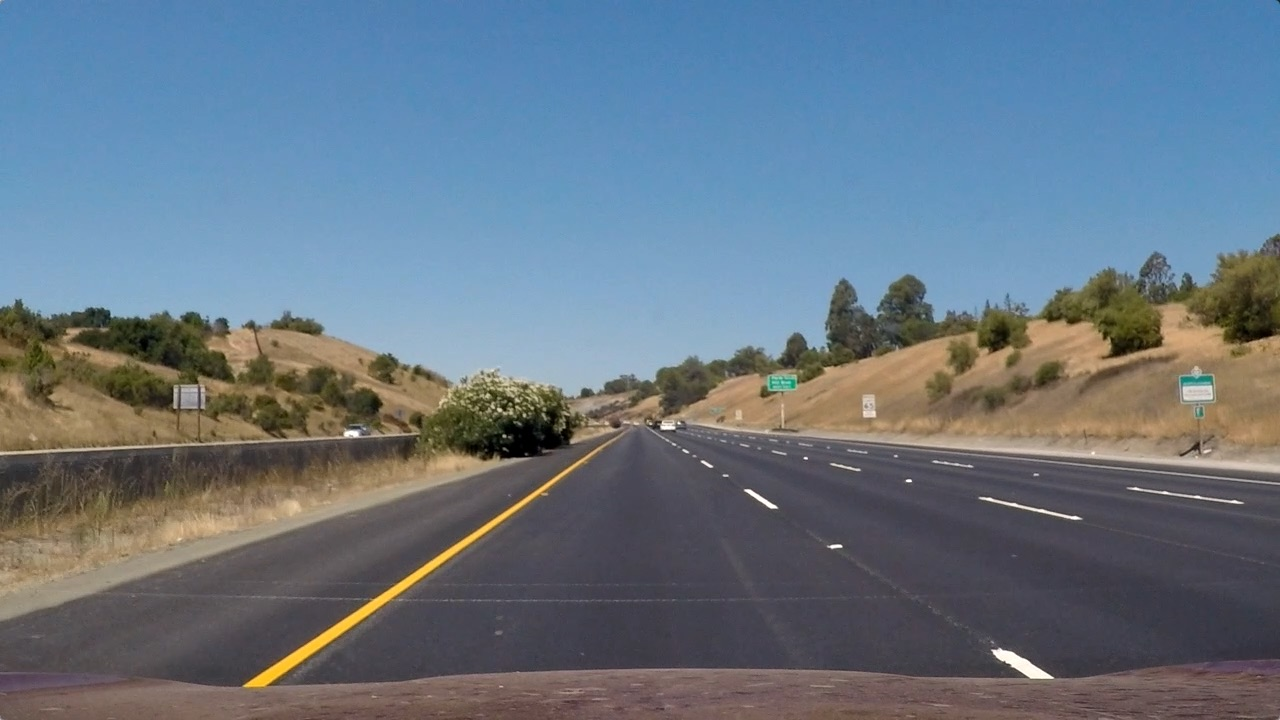
#> input picture P2_Advanced_Lane_Finder/Lane Images/straight_lines1.jpg, 1280 x 720 px; its folder holds 4 pictures in this run
$ jupyter execute Binarization.ipynb
#> lines starting #> are read from the running program, lines starting #| are printed output that depends on the picture; after the words box and inside, x2 and y2 are one past the last pixel; in counts of white or black regions, pixels touching at a corner belong together
### P2_Advanced_Lane_Finder/notebooks/Utilities/Undistort.py
import warnings
warnings.filterwarnings('ignore')
import numpy as np
import cv2, glob, os, pickle
import matplotlib.pyplot as plt
import matplotlib.image as mpimg

class Undistort:

    def __init__(self, image, model_path = '../models/', filename = 'camera_callibration.p'):
        self.image = image
        self.model_path = model_path
        self.filename = filename

    def is_model_available(model_path):
        if 'camera_callibration.p' in os.listdir(model_path):
            return True
        return False

    def load_model(model_path, filename):
        file = open(model_path + filename, 'rb')
        _object = pickle.load(file)
        file.close()
        return _object['mtx'], _object['dist']

    def undistort(image, mtx, dist):
        return cv2.undistort(image, mtx, dist, None, mtx)

    # [24 lines left out: function generate_callibration_model, not called in this run]

    def process(self):
        Undistort.is_model_available = staticmethod(Undistort.is_model_available)
        Undistort.load_model = staticmethod(Undistort.load_model)
        Undistort.undistort = staticmethod(Undistort.undistort)

        if not Undistort.is_model_available(self.model_path):
            Undistort.generate_callibration_model = staticmethod(Undistort.generate_callibration_model)
            mtx, dist = Undistort.generate_callibration_model(self.image.shape, self.model_path)
        else:
            mtx, dist = Undistort.load_model(self.model_path, self.filename)

        undistorted = Undistort.undistort(self.image, mtx, dist)
        return undistorted

### P2_Advanced_Lane_Finder/notebooks/Utilities/Perspective_Transform.py
import warnings
warnings.filterwarnings('ignore')
import numpy as np
import cv2, glob, os, pickle
import matplotlib.pyplot as plt
import matplotlib.image as mpimg
from Utilities.Undistort import *

class Perspective_Transform:

    def __init__(self, image):
        self.image = image

    def get_roi(image, vertices):
        vertices = np.array(vertices, ndmin = 3, dtype = np.int32)
        mask = np.zeros_like(image)
        mask = cv2.fillPoly(mask, vertices, (255, 255, 255))
        return cv2.bitwise_and(image, mask)

    def warp_image(image, warp_shape, source, destination):
        M = cv2.getPerspectiveTransform(source, destination)
        inverse_M = cv2.getPerspectiveTransform(destination, source)
        warped = cv2.warpPerspective(image, M, warp_shape, flags = cv2.INTER_LINEAR)
        return warped, M, inverse_M

    def perspective_transform(image):
        y, x, _ = image.shape
        source = np.float32([
            (696, 455),
            (587, 455),
            (235, 700),
            (1075, 700)
        ])
        destination = np.float32([
            (x - 350, 0),
            (350, 0),
            (350, y),
            (x - 350, y)
        ])
        image_labelled = image.copy()
        cv2.polylines(image_labelled, [np.int32(source)], True, (255, 0, 0), 3)
        warped, M, invM = Perspective_Transform.warp_image(image, (x, y), source, destination)
        warped_labelled = warped.copy()
        cv2.polylines(warped_labelled, [np.int32(destination)], True, (255, 0, 0), 3)
        vertices = np.array([
            [200, y],
            [200, 0],
            [1100, 0],
            [1100, y]
        ])
        roi = Perspective_Transform.get_roi(warped, vertices)
        return warped, warped_labelled, roi, image_labelled, M, invM

    def process(self):
        Perspective_Transform.get_roi = staticmethod(Perspective_Transform.get_roi)
        Perspective_Transform.warp_image = staticmethod(Perspective_Transform.warp_image)
        Perspective_Transform.perspective_transform = staticmethod(Perspective_Transform.perspective_transform)

        warped, warped_labelled, roi, image_labelled, M, invM = Perspective_Transform.perspective_transform(self.image)

        return warped, warped_labelled, roi, image_labelled, M, invM

### P2_Advanced_Lane_Finder/notebooks/Binarization.ipynb
[cell 1]
import warnings
warnings.filterwarnings('ignore')

[cell 2]
import numpy as np
import cv2, glob, os, pickle
import matplotlib.pyplot as plt
import matplotlib.image as mpimg
from Utilities.Undistort import *
from Utilities.Perspective_Transform import *

[cell 3]
images = glob.glob('../Lane Images/*.jpg')

[cell 4]
def undistort(image):
    undistorter = Undistort(image)
    return undistorter.process()

[cell 5]
def perspective_transform(image):
    perspective_transformer = Perspective_Transform(image)
    warped, warped_labelled, roi, image_labelled, M, invM = perspective_transformer.process()
    return warped, warped_labelled, roi, image_labelled, M, invM

[cell 6]
def threshold(image, low, high):
    if len(image.shape) == 2:
        binary = np.zeros_like(image)
        mask = (image >= low) & (image <= high)
    elif len(image.shape) == 3:
        binary = np.zeros_like(image[:, :, 0])
        mask = (image[:, :, 0] >= low[0]) & (image[:, :, 0] <= high[0]) &\
        (image[:, :, 1] >= low[1]) & (image[:, :, 1] <= high[1]) &\
        (image[:, :, 2] >= low[2]) & (image[:, :, 2] <= high[2])
    binary[mask] = 1
    return binary

[cell 7]
def binarize_lab(image):
    lab = cv2.cvtColor(image, cv2.COLOR_RGB2LAB)
    L = lab[:, :, 0]
    B = lab[:, :, 2]
    L_max, L_mean = np.max(L), np.mean(L)
    B_max, B_mean = np.max(B), np.mean(B)

    L_adapt_yellow = max(80, int(L_max * 0.45))
    B_adapt_yellow =  max(int(B_max * 0.70), int(B_mean * 1.2))
    lab_low_yellow = np.array((L_adapt_yellow, 120, B_adapt_yellow))
    lab_high_yellow = np.array((255, 145, 255))

    lab_yellow = threshold(lab, lab_low_yellow, lab_high_yellow)
    lab_binary = lab_yellow

    return lab_binary

[cell 8]
def binarize_hsv(image):
    hsv = cv2.cvtColor(image, cv2.COLOR_RGB2HSV)
    H = hsv[:,:,0]
    H_max, H_mean = np.max(H), np.mean(H)
    S = hsv[:,:,1]
    S_max, S_mean = np.max(S), np.mean(S)
    V = hsv[:,:,2]
    V_max, V_mean = np.max(V), np.mean(V)

    # YELLOW
    S_adapt_yellow =  max(int(S_max * 0.25), int(S_mean * 1.75))
    V_adapt_yellow =  max(50, int(V_mean * 1.25))
    hsv_low_yellow = np.array((15, S_adapt_yellow, V_adapt_yellow))
    hsv_high_yellow = np.array((30, 255, 255))
    hsv_yellow = threshold(hsv, hsv_low_yellow, hsv_high_yellow)

    # WHITE
    V_adapt_white = max(150, int(V_max * 0.8),int(V_mean * 1.25))
    hsv_low_white = np.array((0, 0, V_adapt_white))
    hsv_high_white = np.array((255, 40, 220))
    hsv_white = threshold(hsv, hsv_low_white, hsv_high_white)

    hsv_binary = hsv_yellow | hsv_white

    return hsv_binary

[cell 9]
def binarize_hls(image):
    hls = cv2.cvtColor(image, cv2.COLOR_RGB2HLS)
    L = hls[:, :, 1]
    L_max, L_mean = np.max(L), np.mean(L)
    S = hls[:, :, 2]
    S_max, S_mean = np.max(S), np.mean(S)

    # YELLOW
    L_adapt_yellow = max(80, int(L_mean * 1.25))
    S_adapt_yellow = max(int(S_max * 0.25), int(S_mean * 1.75))
    hls_low_yellow = np.array((15, L_adapt_yellow, S_adapt_yellow))
    hls_high_yellow = np.array((30, 255, 255))
    hls_yellow = threshold(hls, hls_low_yellow, hls_high_yellow)

    # WHITE
    L_adapt_white =  max(160, int(L_max * 0.8),int(L_mean * 1.25))
    hls_low_white = np.array((0, L_adapt_white,  0))
    hls_high_white = np.array((255, 255, 255))
    hls_white = threshold(hls, hls_low_white, hls_high_white)

    hls_binary = hls_yellow | hls_white
    return hls_binary

[cell 10]
def binarize_red(image):
    red = image[:, :, 0]
    red_max, red_mean = np.max(red), np.mean(red)
    red_low_white = min(max(150, int(red_max * 0.55), int(red_mean * 1.95)),230)
    red_binary = threshold(red, red_low_white, 255)
    return red_binary

[cell 11]
def binarize_adaptive(image):
    hls = cv2.cvtColor(image, cv2.COLOR_RGB2HLS)
    hsv = cv2.cvtColor(image, cv2.COLOR_RGB2HSV)
    lab = cv2.cvtColor(image, cv2.COLOR_RGB2LAB)
    #Yellow
    adapt_yellow_S = cv2.adaptiveThreshold(hls[:, :, 2], 1, cv2.ADAPTIVE_THRESH_GAUSSIAN_C, cv2.THRESH_BINARY, 161, -5)
    adapt_yellow_B = cv2.adaptiveThreshold(lab[:, :, 2], 1, cv2.ADAPTIVE_THRESH_GAUSSIAN_C, cv2.THRESH_BINARY, 161, -5)
    adapt_yellow = adapt_yellow_S & adapt_yellow_B

    # White
    adapt_white_R = cv2.adaptiveThreshold(image[:, :, 0], 1, cv2.ADAPTIVE_THRESH_GAUSSIAN_C, cv2.THRESH_BINARY, 161, -27)
    adapt_white_L = cv2.adaptiveThreshold(hsv[:, :, 2], 1, cv2.ADAPTIVE_THRESH_GAUSSIAN_C, cv2.THRESH_BINARY, 161, -27)
    adapt_white = adapt_white_R & adapt_white_L

    adapt_binary =  adapt_yellow | adapt_white
    return adapt_binary

[cell 12]
def binarize_ensemble(image):
    lab_binary = binarize_lab(image)
    hsv_binary = binarize_hsv(image)
    hls_binary = binarize_hls(image)
    red_binary = binarize_red(image)
    adaptive_binary = binarize_adaptive(image)

    combined = np.asarray(red_binary + lab_binary + hls_binary + hsv_binary + adaptive_binary, dtype = np.uint8)
    combined[combined < 3] = 0
    combined[combined >= 3] = 1

    return combined

[cell 13]
fig, axes = plt.subplots(nrows = len(images), ncols = 5, figsize = (25, 40))
plt.setp(axes.flat, xticks = [], yticks = [])
c = 0
for ax, col in zip(axes[0], ['Birds Eye View', 'Binarized_LAB', 'Binarized_HSV', 'Binarized_HLS', 'Binarized_Red']):
    ax.set_title(col)
for i, ax in enumerate(axes.flat):
    image = mpimg.imread(images[c])
#> image is the input picture: shape (720, 1280, 3); mean R, G, B 103.2, 117.7, 131.2
    undistorted = undistort(image)
#> (reads P2_Advanced_Lane_Finder/models/camera_callibration.p from the repository)
    warped, warped_labelled, roi, image_labelled, M, invM = perspective_transform(undistorted)
#> in perspective_transform, `warped, M, invM = Perspective_Transform.warp_image(image, (x, y), sour..`: M = [[-0.465, -1.5, 926.4], [8.46e-16, -1.98, 899.6], [5.28e-19, -0.00239, 1]]; invM = [[0.188, -0.773, 521.2], [0, -0.506, 455], [0, -0.00121, 1]]
#> in get_roi, `return cv2.bitwise_and(image, mask)`:
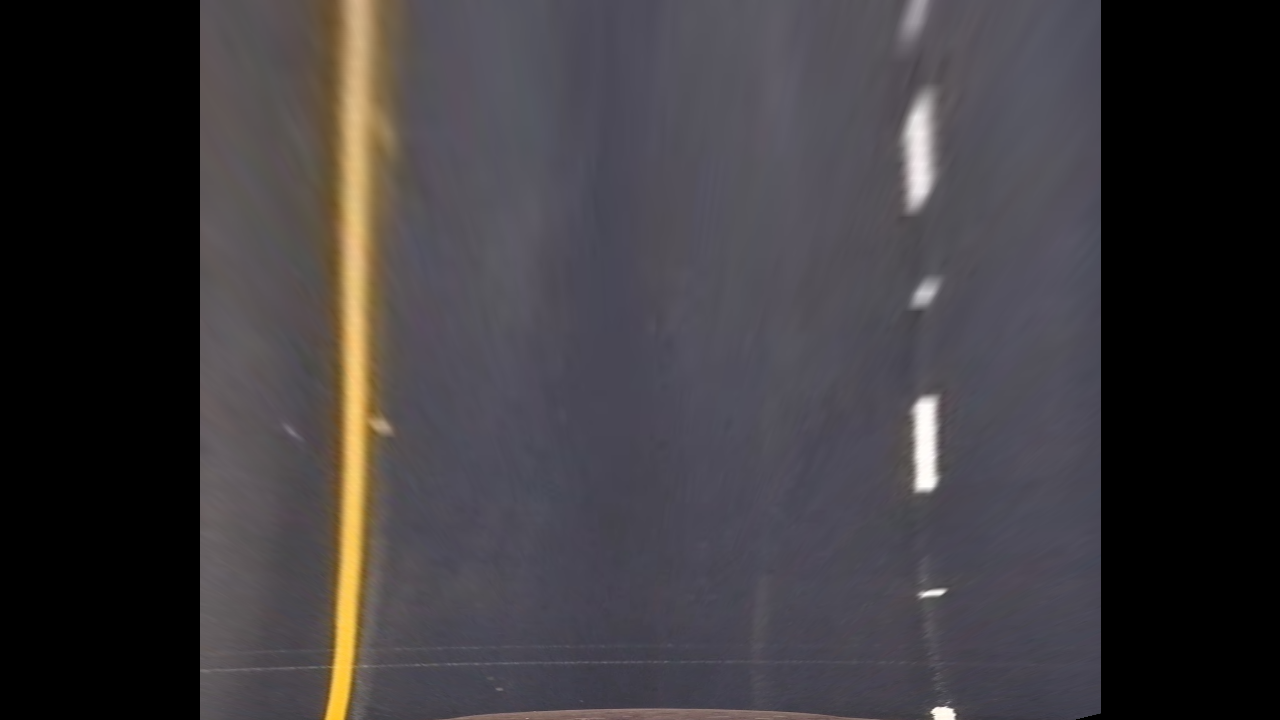
#> returned value: shape (720, 1280, 3); mean of channels 0, 1, 2 61.7, 58.4, 61.6; drawn as R, G, B
    binarized_lab = binarize_lab(warped)
#> in binarize_lab, `B = lab[:, :, 2]`:
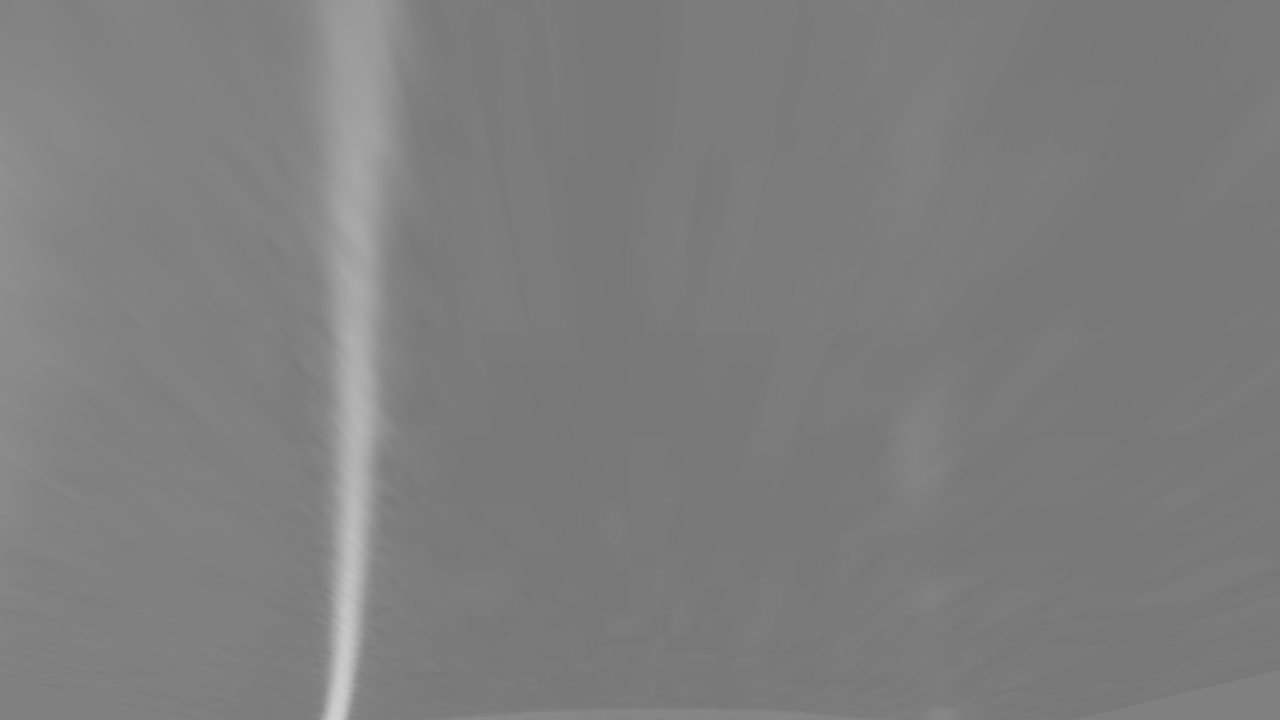
#> B: shape (720, 1280); min 119, max 207, mean 126
#> in binarize_lab, `L_max, L_mean = np.max(L), np.mean(L)`: L_max = 254; L_mean = 90.88
#> in binarize_lab, `B_max, B_mean = np.max(B), np.mean(B)`: B_max = 207; B_mean = 126
#> in binarize_lab, `L_adapt_yellow = max(80, int(L_max * 0.45))`: L_adapt_yellow = 114
#> in binarize_lab, `B_adapt_yellow =  max(int(B_max * 0.70), int(B_mean * 1.2))`: B_adapt_yellow = 151
#> in binarize_lab, `lab_low_yellow = np.array((L_adapt_yellow, 120, B_adapt_yellow))`: lab_low_yellow = [114, 120, 151]
    binarized_hsv = binarize_hsv(warped)
#> in binarize_hsv, `H = hsv[:,:,0]`:
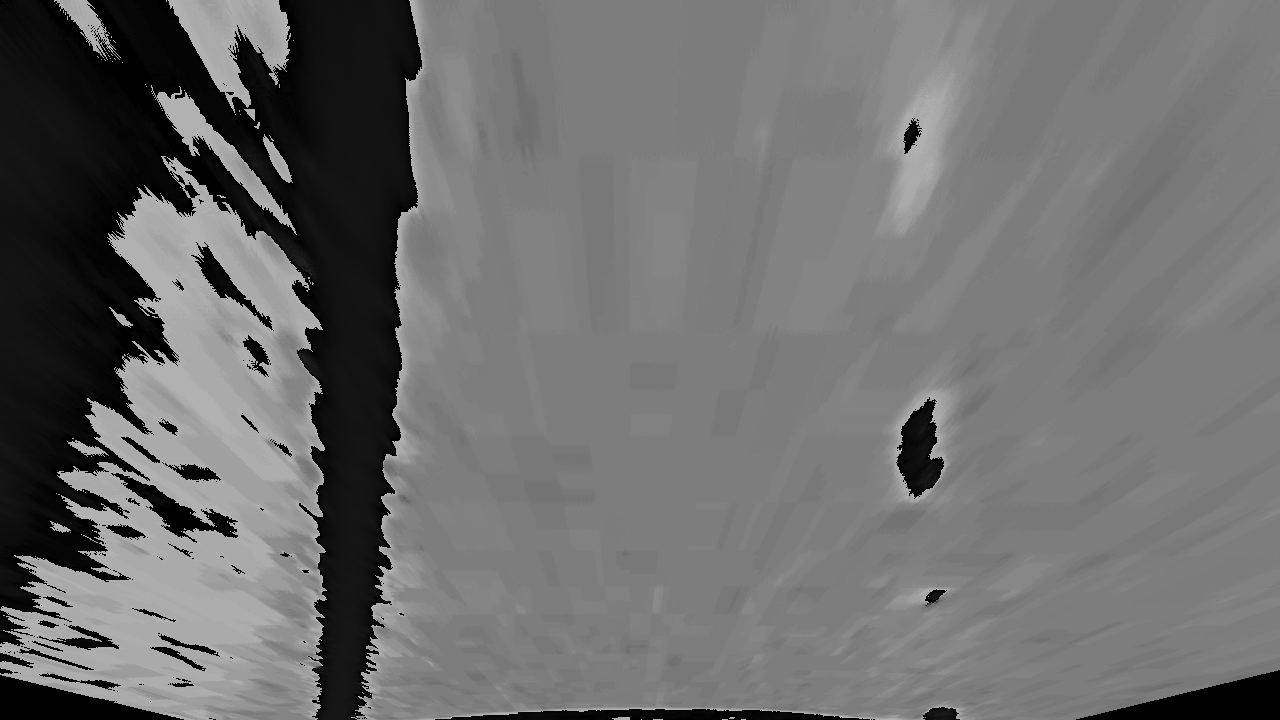
#> H: shape (720, 1280); min 0, max 179, mean 108.9
#> in binarize_hsv, `H_max, H_mean = np.max(H), np.mean(H)`: H_max = 179; H_mean = 108.9
#> in binarize_hsv, `S_max, S_mean = np.max(S), np.mean(S)`: S_max = 255; S_mean = 33.12
#> in binarize_hsv, `V_max, V_mean = np.max(V), np.mean(V)`: V_max = 255; V_mean = 93.03
#> in binarize_hsv, `S_adapt_yellow =  max(int(S_max * 0.25), int(S_mean * 1.75))`: S_adapt_yellow = 63
#> in binarize_hsv, `V_adapt_yellow =  max(50, int(V_mean * 1.25))`: V_adapt_yellow = 116
#> in binarize_hsv, `hsv_low_yellow = np.array((15, S_adapt_yellow, V_adapt_yellow))`: hsv_low_yellow = [15, 63, 116]
#> in threshold (call 2), `mask = (image[:, :, 0] >= low[0]) & (image[:, :, 0] <= high[0]) &\ (im..`:
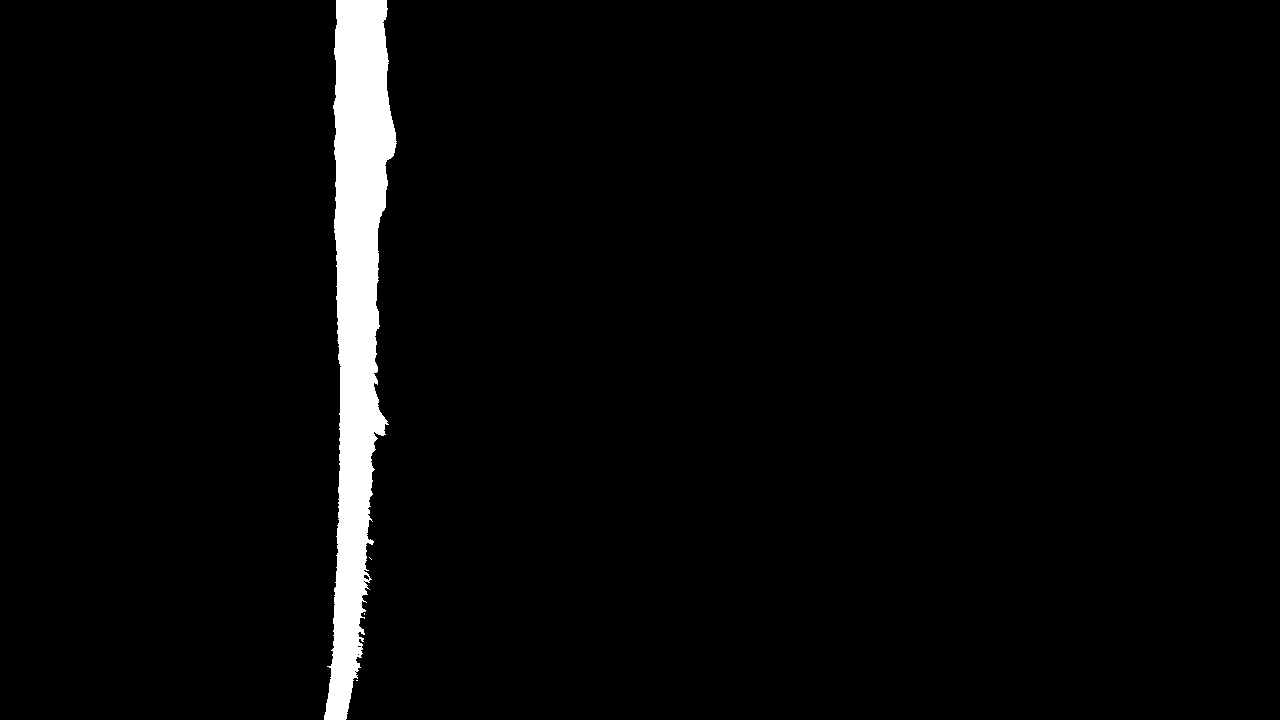
#> mask: shape (720, 1280) bool; 3.1% white; 4 white regions (3 under 20 px), largest, box (x1, y1, x2, y2) and area: (324, 0, 397, 720) 28765
#> in binarize_hsv, `V_adapt_white = max(150, int(V_max * 0.8),int(V_mean * 1.25))`: V_adapt_white = 204
#> in binarize_hsv, `hsv_low_white = np.array((0, 0, V_adapt_white))`: hsv_low_white = [0, 0, 204]
    binarized_hls = binarize_hls(warped)
#> in binarize_hls, `L_max, L_mean = np.max(L), np.mean(L)`: L_max = 254; L_mean = 86.37
#> in binarize_hls, `S_max, S_mean = np.max(S), np.mean(S)`: S_max = 255; S_mean = 20.07
#> in binarize_hls, `L_adapt_yellow = max(80, int(L_mean * 1.25))`: L_adapt_yellow = 107
#> in binarize_hls, `S_adapt_yellow = max(int(S_max * 0.25), int(S_mean * 1.75))`: S_adapt_yellow = 63
#> in binarize_hls, `hls_low_yellow = np.array((15, L_adapt_yellow, S_adapt_yellow))`: hls_low_yellow = [15, 107, 63]
#> in binarize_hls, `L_adapt_white =  max(160, int(L_max * 0.8),int(L_mean * 1.25))`: L_adapt_white = 203
#> in binarize_hls, `hls_low_white = np.array((0, L_adapt_white,  0))`: hls_low_white = [0, 203, 0]
    binarized_red = binarize_red(warped)
#> in binarize_red, `red_max, red_mean = np.max(red), np.mean(red)`: red_max = 255; red_mean = 87.32
#> in binarize_red, `red_low_white = min(max(150, int(red_max * 0.55), int(red_mean * 1.95)..`: red_low_white = 170
    if i % 5 == 0:
        ax.imshow(warped_labelled)
        ax.set_xlabel('Birds_Eye_View_' + str(c))
    if i % 5 == 1:
        ax.imshow(binarized_lab, cmap = 'gray')
        ax.set_xlabel('Birds_Eye_View_Binarized_LAB_' + str(c))
    if i % 5 == 2:
        ax.imshow(binarized_hsv, cmap = 'gray')
        ax.set_xlabel('Birds_Eye_View_Binarized_HSV_' + str(c))
    if i % 5 == 3:
        ax.imshow(binarized_hls, cmap = 'gray')
        ax.set_xlabel('Birds_Eye_View_Binarized_HLS_' + str(c))
    if i % 5 == 4:
        ax.imshow(binarized_red, cmap = 'gray')
        ax.set_xlabel('Birds_Eye_View_Binarized_Red_' + str(c))
        c += 1
plt.show()

[cell 14]
fig, axes = plt.subplots(nrows = len(images), ncols = 3, figsize = (20, 40))
plt.setp(axes.flat, xticks = [], yticks = [])
c = 0
for ax, col in zip(axes[0], ['Birds Eye View', 'Binarized_Adaptive', 'Binarized_Ensemble']):
    ax.set_title(col)
for i, ax in enumerate(axes.flat):
    image = mpimg.imread(images[c])
    undistorted = undistort(image)
    warped, warped_labelled, roi, image_labelled, M, invM = perspective_transform(undistorted)
    binarized_adaptive = binarize_adaptive(warped)
    binarized_ensemble = binarize_ensemble(warped)
    if i % 3 == 0:
        ax.imshow(warped_labelled)
        ax.set_xlabel('Birds_Eye_View_' + str(c))
    if i % 3 == 1:
        ax.imshow(binarized_adaptive, cmap = 'gray')
        ax.set_xlabel('Birds_Eye_View_Binarized_Adaptive_' + str(c))
    if i % 3 == 2:
        ax.imshow(binarized_ensemble, cmap = 'gray')
        ax.set_xlabel('Birds_Eye_View_Binarized_Ensemble_' + str(c))
        c += 1
plt.show()
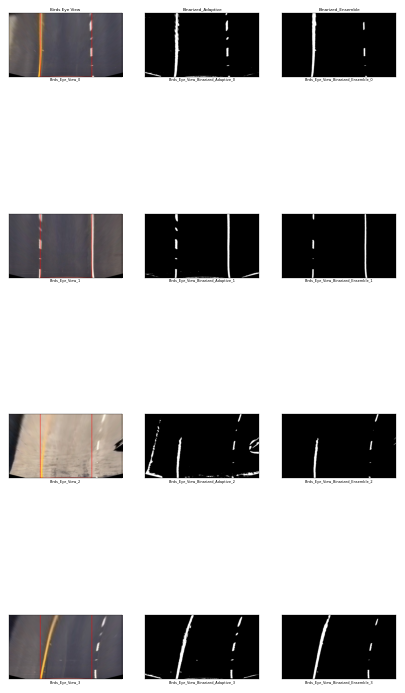
#> figure drawn by matplotlib, 12 panels
